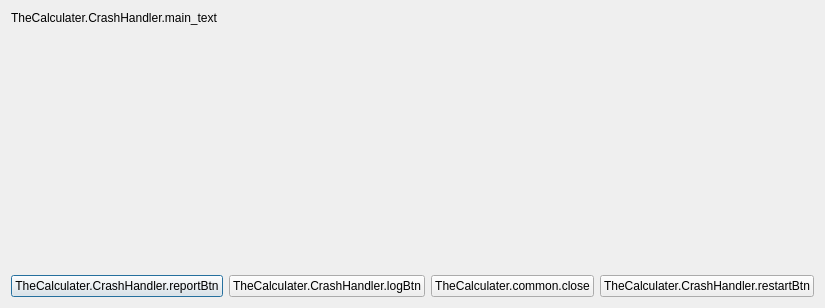
<?xml version="1.0" encoding="UTF-8"?>
<ui version="4.0">
 <class>CrashHandlerDialog</class>
 <widget class="QDialog" name="CrashHandlerDialog">
  <property name="geometry">
   <rect>
    <x>0</x>
    <y>0</y>
    <width>562</width>
    <height>308</height>
   </rect>
  </property>
  <property name="sizePolicy">
   <sizepolicy hsizetype="Expanding" vsizetype="Expanding">
    <horstretch>0</horstretch>
    <verstretch>0</verstretch>
   </sizepolicy>
  </property>
  <property name="focusPolicy">
   <enum>Qt::FocusPolicy::NoFocus</enum>
  </property>
  <property name="windowTitle">
   <string>TheCalculater.CrashHandler.title</string>
  </property>
  <property name="autoFillBackground">
   <bool>true</bool>
  </property>
  <property name="styleSheet">
   <string notr="true">background: #ef0f1</string>
  </property>
  <layout class="QVBoxLayout" name="ZLayout00">
   <item>
    <widget class="QLabel" name="messageText">
     <property name="sizePolicy">
      <sizepolicy hsizetype="Preferred" vsizetype="MinimumExpanding">
       <horstretch>0</horstretch>
       <verstretch>0</verstretch>
      </sizepolicy>
     </property>
     <property name="minimumSize">
      <size>
       <width>544</width>
       <height>250</height>
      </size>
     </property>
     <property name="focusPolicy">
      <enum>Qt::FocusPolicy::StrongFocus</enum>
     </property>
     <property name="text">
      <string>TheCalculater.CrashHandler.main_text</string>
     </property>
     <property name="textFormat">
      <enum>Qt::TextFormat::MarkdownText</enum>
     </property>
     <property name="scaledContents">
      <bool>false</bool>
     </property>
     <property name="alignment">
      <set>Qt::AlignmentFlag::AlignLeading|Qt::AlignmentFlag::AlignLeft|Qt::AlignmentFlag::AlignTop</set>
     </property>
     <property name="wordWrap">
      <bool>true</bool>
     </property>
     <property name="openExternalLinks">
      <bool>true</bool>
     </property>
     <property name="textInteractionFlags">
      <set>Qt::TextInteractionFlag::LinksAccessibleByMouse|Qt::TextInteractionFlag::TextSelectableByMouse</set>
     </property>
    </widget>
   </item>
   <item>
    <spacer name="ZSpacer1">
     <property name="orientation">
      <enum>Qt::Orientation::Vertical</enum>
     </property>
     <property name="sizeHint" stdset="0">
      <size>
       <width>20</width>
       <height>155</height>
      </size>
     </property>
    </spacer>
   </item>
   <item>
    <layout class="QHBoxLayout" name="ZLayout0">
     <item>
      <spacer name="ZSpacer0">
       <property name="orientation">
        <enum>Qt::Orientation::Horizontal</enum>
       </property>
       <property name="sizeHint" stdset="0">
        <size>
         <width>40</width>
         <height>20</height>
        </size>
       </property>
      </spacer>
     </item>
     <item>
      <layout class="QHBoxLayout" name="ZLayout1">
       <item>
        <widget class="QPushButton" name="reportBtn">
         <property name="focusPolicy">
          <enum>Qt::FocusPolicy::StrongFocus</enum>
         </property>
         <property name="text">
          <string>TheCalculater.CrashHandler.reportBtn</string>
         </property>
        </widget>
       </item>
       <item>
        <widget class="QPushButton" name="logBtn">
         <property name="focusPolicy">
          <enum>Qt::FocusPolicy::StrongFocus</enum>
         </property>
         <property name="text">
          <string>TheCalculater.CrashHandler.logBtn</string>
         </property>
        </widget>
       </item>
       <item>
        <widget class="QPushButton" name="closeBtn">
         <property name="focusPolicy">
          <enum>Qt::FocusPolicy::StrongFocus</enum>
         </property>
         <property name="text">
          <string>TheCalculater.common.close</string>
         </property>
        </widget>
       </item>
       <item>
        <widget class="QPushButton" name="restartBtn">
         <property name="text">
          <string>TheCalculater.CrashHandler.restartBtn</string>
         </property>
        </widget>
       </item>
      </layout>
     </item>
    </layout>
   </item>
  </layout>
 </widget>
 <resources>
  <include location="../../resources.qrc"/>
 </resources>
 <connections/>
</ui>
